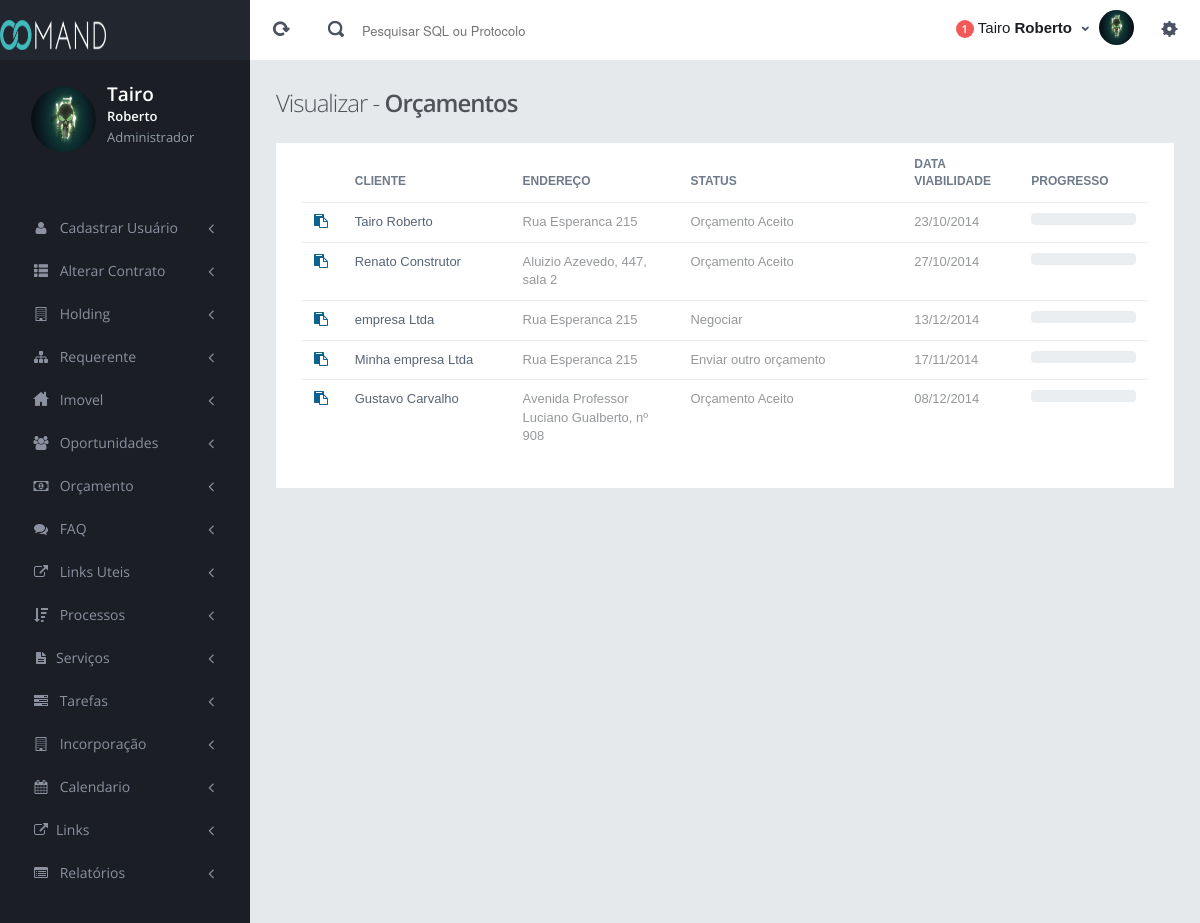
The page /sistema/orcamento-lista.php (signed in) on the database its author committed.
### tables this page shows
CREATE TABLE IF NOT EXISTS `Oportunidade` (
  `IdOportunidade` int(11) NOT NULL AUTO_INCREMENT,
  `TipoContato` varchar(30) NOT NULL,
  `Origem` varchar(30) NOT NULL,
  `TipoCadastro` varchar(50) NOT NULL,
  `RazaoSocial` varchar(100) NOT NULL,
  `NomeContato` varchar(100) NOT NULL,
  `CnpjCpf` varchar(20) NOT NULL,
  `Atividade` varchar(100) NOT NULL,
  `Celular` varchar(15) NOT NULL,
  `Telefone` varchar(15) NOT NULL,
  `Email` varchar(100) NOT NULL,
  `ServicoSolicitado` varchar(300) NOT NULL,
  `EnderecoArea` varchar(100) NOT NULL,
  `ContribuinteIptu` varchar(50) NOT NULL,
  `ComentariosSolicitacao` text NOT NULL,
  `DataSolicitacao` varchar(20) NOT NULL,
  `DataViabilidade` varchar(20) NOT NULL,
  `DataProrrogacao` varchar(30) NOT NULL,
  `Status` varchar(50) NOT NULL,
  `ValorQueClienteQueria` varchar(255) NOT NULL,
  `Viabilidade` varchar(50) NOT NULL,
  `IdUsuario` int(11) NOT NULL,
  PRIMARY KEY (`IdOportunidade`)
);

### sistema/includes/php/conexao/Conexao.class.php (called while the page is built, shortened)
<?php
   class Conexao {
   private $sql = "";
   function executarQuery(){
      $query = mysql_query($this->sql) or die ($this->mensagem(mysql_error()));
      return $query;
   }
}

### sistema/orcamento-lista.php (the view, shortened to what this page needs)
<?php
include('includes/php/conexao/Conexao.class.php');
include("permissoes.php");
?>
<!DOCTYPE html>
<html>
<head>
<link href="assets/plugins/bootstrap-select2/select2.css" rel="stylesheet" type="text/css" media="screen"/>
<link href="assets/plugins/jquery-slider/css/jquery.sidr.light.css" rel="stylesheet" type="text/css" media="screen"/>
<link href="assets/plugins/jquery-datatable/css/jquery.dataTables.css" rel="stylesheet" type="text/css"/>
<link href="assets/plugins/boostrap-checkbox/css/bootstrap-checkbox.css" rel="stylesheet" type="text/css" media="screen"/>
<link href="assets/plugins/datatables-responsive/css/datatables.responsive.css" rel="stylesheet" type="text/css" media="screen"/>
<link href="assets/plugins/boostrapv3/css/bootstrap.min.css" rel="stylesheet" type="text/css"/>
<link href="assets/plugins/boostrapv3/css/bootstrap-theme.min.css" rel="stylesheet" type="text/css"/>
<link href="assets/plugins/font-awesome/css/font-awesome.css" rel="stylesheet" type="text/css"/>
<link href="assets/css/animate.min.css" rel="stylesheet" type="text/css"/>
<link href="assets/css/style.css" rel="stylesheet" type="text/css"/>
<link href="assets/css/responsive.css" rel="stylesheet" type="text/css"/>
<link href="assets/css/custom-icon-set.css" rel="stylesheet" type="text/css"/>
</head>
<body class="">
      </div>
  </div>
</div>
  <div class="page-content">
    <form id="formOrcamentoLista" name="formOrcamentoLista" method="POST" action="orcamentoA-cadastro">
    <div class="content">
		<div class="page-title">
        <h3>Visualizar - <span class="semi-bold">Orçamentos</span></h3>
      </div>
        <div class="row">
                    <div class="col-md-12">
                        <div class="grid simple ">
                            <div class="grid-body no-border">
                                    <table class="table no-more-tables">
                                        <thead>
                                            <tr>
                                                <th style="width:1%"></th>
                                                <th style="width:15%">Cliente</th>
                                                <th style="width:15%">Endereço</th>
                                                <th style="width:20%">Status</th>
                                                <th style="width:6%">Data Viabilidade</th>
                                                <th style="width:10%">Progresso</th>
                                            </tr>
                                        </thead>
                                        <tbody>
                                          <?php
                                                    $buscarOportunidade = new Conexao();
                                                    $buscarOportunidade->conectar();
                                                    $buscarOportunidade->selecionarDB();
                                                    $buscarOportunidade->set('sql',"SELECT * FROM Oportunidade
                                                                                             WHERE Oportunidade.Status = 'Viável' OR
                                                                                                   Oportunidade.Status = 'Pronto para enviar' OR
                                                                                                   Oportunidade.Status = 'Enviado' OR
                                                                                                   Oportunidade.Status = 'Prorrogar' OR
                                                                                                   Oportunidade.Status = 'Negociar' OR
                                                                                                   Oportunidade.Status = 'Enviar outro orçamento' OR
                                                                                                   Oportunidade.Status = 'Perdido' OR
                                                                                                   Oportunidade.Status = 'Fechado' OR
                                                                                                   Oportunidade.Status = 'Rejeitado' OR
                                                                                                   Oportunidade.Status = 'Orçamento Aceito'
                                                                                             GROUP BY IdOportunidade");
                                                    $query= $buscarOportunidade->executarQuery();
                                                    while($retornoOportunidade = mysql_fetch_object($query)) { ?>
                                                        <tr>
                                                            <td onclick="enviaFormOrcamentoLista(<?php echo $retornoOportunidade->IdOportunidade;?>,'<?php echo $retornoOportunidade->Status;?>')"> <a href="#"><i class="fa fa-paste"></i></a> </td>
                                                            <td class="v-align-middle"><?php echo $retornoOportunidade->RazaoSocial;?></td>
                                                            <td class="v-align-middle"><span class="muted"><?php echo $retornoOportunidade->EnderecoArea;?></span></td>
                                                            <td><span class="muted">
                                                                  <?php if ($retornoOportunidade->Status == "Perdido") {
                                                                      echo $retornoOportunidade->Status.": ".$retornoOportunidade->ComentariosSolicitacao;
                                                                    }elseif ($retornoOportunidade->Status == "Prorrogar") {
                                                                      echo $retornoOportunidade->Status." até: ".$retornoOportunidade->DataProrrogacao.".<br>"."Motivo: ".$retornoOportunidade->ComentariosSolicitacao;
                                                                    }else{
                                                                        echo $retornoOportunidade->Status;
                                                                      }?>
                                                                </span>
                                                            </td>
                                                            <td><span class="muted"><?php echo $retornoOportunidade->DataViabilidade;?></span></td>
                                                            <td class="v-align-middle">
                                                                <div class="progress">
                                                                </div>
                                                            </td>
                                                        </tr>
                                                    <?php } ?>
                                              </tbody>
                                          </table>
                                      </div>
                                  </div>
                              </div>
                          </div>
                      </div>
                    </form>
                  </div>
</body>
</html>

### sistema/assets/css/responsive.css (style rules this page uses)
@media (min-width: 980px) { .page-content { margin-left: 250px; min-height: 1006px; } }

### rows shown on the page
oportunidade: RazaoSocial "Tairo Roberto", EnderecoArea "Rua Esperanca 215", Status "Orçamento Aceito", DataViabilidade "23/10/2014"
oportunidade: RazaoSocial "Renato Construtor", EnderecoArea "Aluizio Azevedo, 447, sala 2", Status "Orçamento Aceito", DataViabilidade "27/10/2014"
oportunidade: RazaoSocial "empresa Ltda", EnderecoArea "Rua Esperanca 215", Status "Negociar", DataViabilidade "13/12/2014"
oportunidade: RazaoSocial "Minha empresa Ltda", EnderecoArea "Rua Esperanca 215", Status "Enviar outro orçamento", DataViabilidade "17/11/2014"
oportunidade: RazaoSocial "Gustavo Carvalho", EnderecoArea "Avenida Professor Luciano Gualberto, nº 908", Status "Orçamento Aceito", DataViabilidade "08/12/2014"

### other values the page prints
$nome[0] "Tairo"
$nome[1] "Roberto"
$UsuarioTipo "Administrador"
